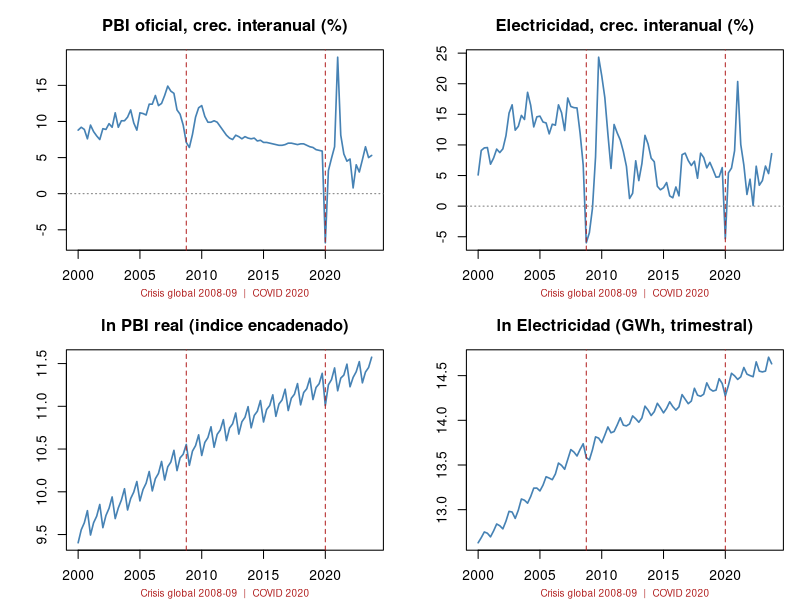
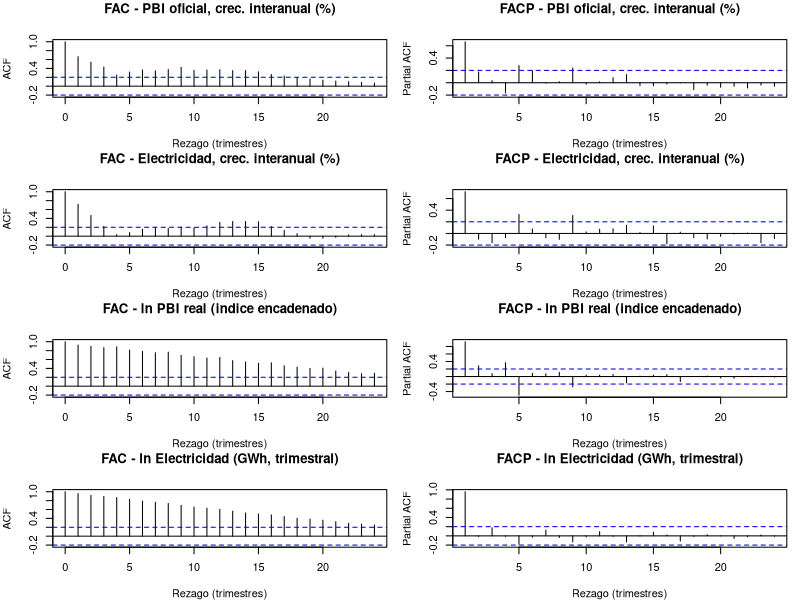

The R source for these figures, in order:
# =============================================================================
# 02_exploracion.R  --  Exploracion de las series (paso 0 y 1 del ciclo Box-Jenkins)
# TP Econometria II, candidata 5: Indice Li Keqiang (China)
#
# Series (muestra principal 2000Q1-2023Q4, 96 trimestres):
#   Y = PBI oficial       X = Electricidad
# Dos tratamientos en paralelo (regla acordada, ver claude/reglas_TP.md):
#   (a) crecimiento interanual (%)           -> ya sin estacionalidad (diferencia 1-B^4)
#   (b) logaritmo de los niveles             -> conserva tendencia y estacionalidad
#
# Respaldo teorico (Notas propias):
#   - FAC/FACP, bandas de Bartlett y Quenouille, Box-Pierce y Ljung-Box: Nota 1; Nota 6, Sec. 9
#   - Dickey-Fuller (tau, tau_mu, tau_tau), ADF, Said-Dickey p* <= n^(1/3): Nota 6, Sec. 4
#   - ET vs ED, diferenciacion, sobrediferenciacion: Nota 6, Sec. 2 y 3
#   - Transformacion logaritmica estabilizadora de varianza: Nota 6, Sec. 5
#   - Idea rectora de la clase (Mirta, 14/10): el test no es una receta; el correlograma
#     "grueso" y los cambios estructurales deben leerse junto con el test.
#
# Ejecutar desde la raiz del repositorio:  Rscript scripts/02_exploracion.R
# Paquetes: urca  (install.packages("urca"))
# =============================================================================


install.packages("urca")
suppressPackageStartupMessages(library(urca))
dir.create("output/figuras", recursive = TRUE, showWarnings = FALSE)
dir.create("output/tablas",  recursive = TRUE, showWarnings = FALSE)

# ---- 1. Datos ----------------------------------------------------------------
Q <- read.csv("output/trimestral_li_keqiang.csv", stringsAsFactors = FALSE)
Q$anio <- as.integer(substr(Q$trimestre, 1, 4))
Q$trim <- as.integer(substr(Q$trimestre, 6, 6))

# PBI real en nivel (indice): el PBI de chinadata.live es nominal (incluye precios) y el
# PBI real solo existe desde 2011. Se encadena la tasa interanual oficial (real) sobre el
# nivel de 1992 (anio base, nominal = real). Es una construccion propia y aproximada: la
# tasa oficial esta redondeada a 0,1 pp, por lo que el error de encadenado se acumula.
pbi_idx <- rep(NA_real_, nrow(Q))
pbi_idx[1:4] <- Q$pbi_nominal_1e8_yuan[1:4]
for (i in 5:nrow(Q)) pbi_idx[i] <- pbi_idx[i - 4] * (1 + Q$pbi_crec_interanual_oficial_pct[i] / 100)
Q$pbi_real_idx <- pbi_idx

# Control de la construccion. El PBI real publicado (chinadata.live, desde 2011) esta
# empalmado con cambios de anio base (saltos de nivel al pasar de 2015 a 2016, de 2020 a 2021
# y de 2025 a 2026), por lo que NO sirve comparar niveles. Lo que si debe coincidir es la tasa
# interanual: la tasa implicita en el PBI real publicado vs. la tasa oficial con la que se encadeno.
# Solo pueden diferir los trimestres cuyo "t" y "t-4" caen en bloques de base distinta
# (los primeros cuatro trimestres posteriores a cada cambio de base: 2016, 2021 y 2026).
k  <- which(!is.na(Q$pbi_real_1e8_yuan_2011))
g4 <- 100 * (Q$pbi_real_1e8_yuan_2011[k][-(1:4)] / Q$pbi_real_1e8_yuan_2011[k][1:(length(k) - 4)] - 1)
of <- Q$pbi_crec_interanual_oficial_pct[k][-(1:4)]
tr <- Q$trimestre[k][-(1:4)]
disc <- abs(g4 - of) > 0.15
cat(sprintf("Control PBI real: tasa interanual implicita en el publicado vs. oficial -> coinciden (<=0.15pp) en %d de %d trimestres.\n",
            sum(!disc), length(disc)))
cat("  Trimestres que no coinciden (cambios de base del publicado):", paste(tr[disc], collapse = ", "), "\n")
stopifnot(all(substr(tr[disc], 1, 4) %in% c("2016", "2021", "2026")))
# Limitacion conocida: el encadenado hereda la forma estacional del anio semilla (1992),
# fija en el tiempo; afecta solo al tratamiento en log-niveles.

# Muestra principal
S <- Q[Q$trimestre >= "2000Q1" & Q$trimestre <= "2023Q4", ]
stopifnot(nrow(S) == 96, !anyNA(S$pbi_crec_interanual_oficial_pct), !anyNA(S$elec_crec_interanual_pct))

mk <- function(x, start = c(2000, 1)) ts(x, start = start, frequency = 4)
series <- list(
  "PBI oficial, crec. interanual (%)"      = mk(S$pbi_crec_interanual_oficial_pct),
  "Electricidad, crec. interanual (%)"     = mk(S$elec_crec_interanual_pct),
  "ln PBI real (indice encadenado)"        = mk(log(S$pbi_real_idx)),
  "ln Electricidad (GWh, trimestral)"      = mk(log(S$electricidad_GWh))
)
tipo <- c("interanual", "interanual", "log-nivel", "log-nivel")
names(tipo) <- names(series)

# Eventos para leer los graficos (contexto, regla 5 de la clase)
eventos <- data.frame(t = c(2008.75, 2020.0), etiqueta = c("Crisis global 2008-09", "COVID 2020"))

# ---- 2. Graficos de evolucion --------------------------------------------------
png("output/figuras/02_evolucion.png", width = 1400, height = 1000, res = 130)
par(mfrow = c(2, 2), mar = c(3, 4, 3, 1))
for (nm in names(series)) {
  plot(series[[nm]], main = nm, ylab = "", xlab = "", col = "steelblue", lwd = 1.6)
  abline(v = eventos$t, lty = 2, col = "firebrick")
  if (tipo[nm] == "interanual") abline(h = 0, lty = 3, col = "grey50")
  mtext(paste(eventos$etiqueta, collapse = "  |  "), side = 1, line = 2, cex = 0.6, col = "firebrick")
}
dev.off()

# ---- 3. Correlogramas con bandas de Bartlett/Quenouille (+-1.96/sqrt(T)) --------
LAGS <- 24
png("output/figuras/02_correlogramas.png", width = 1600, height = 1700, res = 130)
par(mfrow = c(4, 2), mar = c(4, 4, 3, 1))
for (nm in names(series)) {
  x <- as.numeric(series[[nm]])   # sin atributos ts: el eje queda en rezagos (trimestres), no en anios
  acf(x,  lag.max = LAGS, main = paste("FAC -",  nm), xlab = "Rezago (trimestres)")
  pacf(x, lag.max = LAGS, main = paste("FACP -", nm), xlab = "Rezago (trimestres)")
}
dev.off()

# ---- 4. Resumen de correlogramas y Ljung-Box -----------------------------------
resumen <- do.call(rbind, lapply(names(series), function(nm) {
  x <- series[[nm]]; n <- length(x); banda <- 1.96 / sqrt(n)
  r <- acf(x, lag.max = LAGS, plot = FALSE)$acf[-1]
  p <- pacf(x, lag.max = LAGS, plot = FALSE)$acf
  dentro <- which(abs(r) < banda)
  data.frame(
    serie = nm, tratamiento = tipo[nm], n = n, banda_95 = round(banda, 3),
    rho1 = round(r[1], 3), rho4 = round(r[4], 3), rho8 = round(r[8], 3), rho12 = round(r[12], 3),
    n_signif_FAC_de_24 = sum(abs(r) > banda),
    primer_rezago_FAC_en_banda = if (length(dentro)) dentro[1] else NA,
    n_signif_FACP_de_24 = sum(abs(p) > banda),
    FACP_signif_rezagos = paste(which(abs(p) > banda), collapse = ","),
    Q_LB_4  = round(Box.test(x, 4,  "Ljung-Box")$statistic, 1),
    p_LB_4  = signif(Box.test(x, 4,  "Ljung-Box")$p.value, 2),
    Q_LB_12 = round(Box.test(x, 12, "Ljung-Box")$statistic, 1),
    p_LB_12 = signif(Box.test(x, 12, "Ljung-Box")$p.value, 2),
    Q_LB_24 = round(Box.test(x, 24, "Ljung-Box")$statistic, 1),
    p_LB_24 = signif(Box.test(x, 24, "Ljung-Box")$p.value, 2),
    row.names = NULL)
}))
write.csv(resumen, "output/tablas/02_correlogramas_resumen.csv", row.names = FALSE)
cat("\n===== CORRELOGRAMAS y LJUNG-BOX (banda 95% = 1.96/sqrt(T)) =====\n")
print(resumen[, c("serie", "banda_95", "rho1", "rho4", "rho8", "n_signif_FAC_de_24",
                  "primer_rezago_FAC_en_banda", "FACP_signif_rezagos", "p_LB_4", "p_LB_12", "p_LB_24")],
      row.names = FALSE)

# ---- 5. Dickey-Fuller aumentado (3 variantes) -------------------------------------
# Rezago maximo por Said-Dickey: p* <= n^(1/3) (Nota 6, Sec. 4); el optimo por AIC.
# Regla de la Nota 6 / Dolado-Jenkinson-Sosvilla: partir de la especificacion mas general y
# descender; igual se reportan las tres para poder discutirlas.
adf_filas <- function(x, nombre, muestra) {
  n <- length(x); kmax <- floor(n^(1 / 3))
  do.call(rbind, lapply(c("none", "drift", "trend"), function(tp) {
    m  <- ur.df(x, type = tp, lags = kmax, selectlags = "AIC")
    cv <- m@cval[1, ]; tau <- m@teststat[1, 1]
    data.frame(serie = nombre, muestra = muestra, n = n, spec = c(none = "tau", drift = "tau_mu", trend = "tau_tau")[tp],
               rezagos_AIC = m@lags, estadistico = round(tau, 3),
               cv1 = cv["1pct"], cv5 = cv["5pct"], cv10 = cv["10pct"],
               rechaza_H0_raiz_unitaria_5pct = tau < cv["5pct"], row.names = NULL)
  }))
}

adf_todas <- list()
for (nm in names(series)) {
  adf_todas[[length(adf_todas) + 1]] <- adf_filas(series[[nm]], nm, "2000Q1-2023Q4")
}
# Transformaciones de los log-niveles: diferencia (ln PBI, ln Elec) y diferencia estacional
for (nm in names(series)[3:4]) {
  x <- series[[nm]]
  adf_todas[[length(adf_todas) + 1]] <- adf_filas(diff(x),       paste0("D ", nm),   "2000Q2-2023Q4")
  adf_todas[[length(adf_todas) + 1]] <- adf_filas(diff(x, 4),    paste0("D4 ", nm),  "2001Q1-2023Q4")
  adf_todas[[length(adf_todas) + 1]] <- adf_filas(diff(diff(x, 4)), paste0("D D4 ", nm), "2001Q2-2023Q4")
}

# Sensibilidad a los cambios estructurales (regla 7 y 9 de la clase): mismo test, otras muestras
for (nm in names(series)) {
  x <- series[[nm]]
  adf_todas[[length(adf_todas) + 1]] <- adf_filas(window(x, end = c(2019, 4)),   nm, "2000Q1-2019Q4 (sin COVID)")
  adf_todas[[length(adf_todas) + 1]] <- adf_filas(window(x, start = c(2010, 1)), nm, "2010Q1-2023Q4")
}
ADF <- do.call(rbind, adf_todas)
write.csv(ADF, "output/tablas/02_adf.csv", row.names = FALSE)

cat("\n===== DICKEY-FULLER AUMENTADO (H0: raiz unitaria; rechazo si estadistico < cv) =====\n")
print(ADF[, c("serie", "muestra", "n", "spec", "rezagos_AIC", "estadistico", "cv5", "rechaza_H0_raiz_unitaria_5pct")],
      row.names = FALSE)

# ---- 6. Estacionalidad (regla 8 de la clase) --------------------------------------
# Autocorrelaciones en rezagos estacionales (4, 8, 12) de la primera diferencia de los
# log-niveles: si son grandes y significativas, hay componente estacional (Mirta: "el 7 se
# repite en el 14 ... te da la pauta de que hay una componente estacional").
cat("\n===== ESTACIONALIDAD: FAC de la primera diferencia de los log-niveles =====\n")
for (nm in names(series)[3:4]) {
  d <- diff(series[[nm]]); r <- acf(d, lag.max = 12, plot = FALSE)$acf[-1]
  cat(sprintf("%-36s rho1=%.2f rho2=%.2f rho3=%.2f rho4=%.2f rho8=%.2f rho12=%.2f | banda=%.2f\n",
              paste("D", nm), r[1], r[2], r[3], r[4], r[8], r[12], 1.96 / sqrt(length(d))))
}
# Medias por trimestre del crecimiento trimestral (patron estacional de la electricidad)
dl <- 100 * diff(series[["ln Electricidad (GWh, trimestral)"]])
cat("Crecimiento trimestral medio de la electricidad (%) por trimestre del anio:\n")
print(round(tapply(dl, cycle(dl), mean), 2))

cat("\nListo. Figuras en output/figuras/, tablas en output/tablas/.\n")
